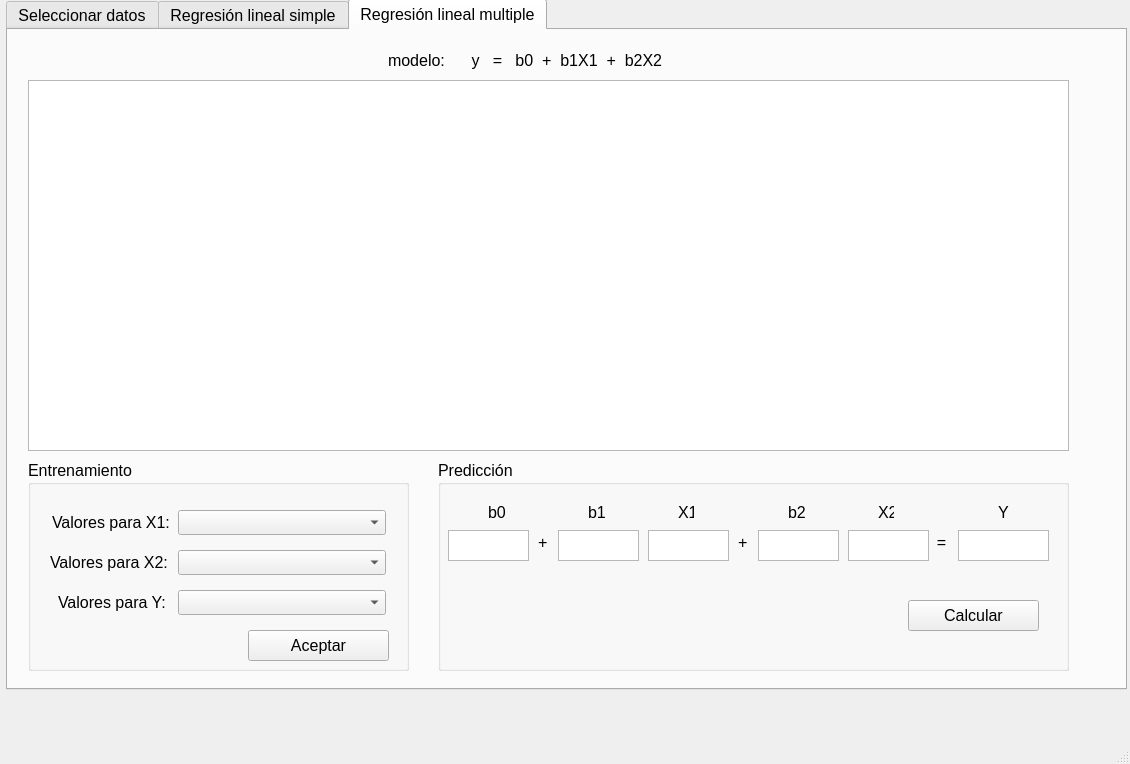
<?xml version="1.0" encoding="UTF-8"?>
<ui version="4.0">
 <class>MainWindow</class>
 <widget class="QMainWindow" name="MainWindow">
  <property name="geometry">
   <rect>
    <x>0</x>
    <y>0</y>
    <width>1130</width>
    <height>764</height>
   </rect>
  </property>
  <property name="font">
   <font>
    <pointsize>14</pointsize>
   </font>
  </property>
  <property name="windowTitle">
   <string>Regresion Lineal</string>
  </property>
  <property name="autoFillBackground">
   <bool>false</bool>
  </property>
  <widget class="QWidget" name="centralwidget">
   <widget class="QTabWidget" name="tabWidget">
    <property name="geometry">
     <rect>
      <x>6</x>
      <y>-1</y>
      <width>1121</width>
      <height>691</height>
     </rect>
    </property>
    <property name="font">
     <font>
      <pointsize>12</pointsize>
     </font>
    </property>
    <property name="currentIndex">
     <number>2</number>
    </property>
    <widget class="QWidget" name="tabSelecionarDatos">
     <attribute name="title">
      <string>Seleccionar datos</string>
     </attribute>
     <widget class="QPushButton" name="btnCargarDatos">
      <property name="geometry">
       <rect>
        <x>20</x>
        <y>12</y>
        <width>231</width>
        <height>31</height>
       </rect>
      </property>
      <property name="text">
       <string>CARGAR ARCHIVO CSV</string>
      </property>
     </widget>
     <widget class="QTableWidget" name="tblDatos">
      <property name="geometry">
       <rect>
        <x>20</x>
        <y>50</y>
        <width>1051</width>
        <height>371</height>
       </rect>
      </property>
     </widget>
     <widget class="QPushButton" name="btnGraficar">
      <property name="geometry">
       <rect>
        <x>924</x>
        <y>522</y>
        <width>151</width>
        <height>31</height>
       </rect>
      </property>
      <property name="text">
       <string>GRAFICAR XY</string>
      </property>
     </widget>
     <widget class="QTextEdit" name="txtResultados">
      <property name="geometry">
       <rect>
        <x>20</x>
        <y>470</y>
        <width>531</width>
        <height>181</height>
       </rect>
      </property>
     </widget>
     <widget class="QLabel" name="lbValoresX_3">
      <property name="geometry">
       <rect>
        <x>20</x>
        <y>440</y>
        <width>281</width>
        <height>20</height>
       </rect>
      </property>
      <property name="text">
       <string>Estadistica descriptiva para la columna:</string>
      </property>
     </widget>
     <widget class="QWidget" name="layoutWidget">
      <property name="geometry">
       <rect>
        <x>760</x>
        <y>450</y>
        <width>311</width>
        <height>61</height>
       </rect>
      </property>
      <layout class="QFormLayout" name="formLayout">
       <item row="0" column="0">
        <widget class="QLabel" name="lbValoresX">
         <property name="text">
          <string>Valores de X:</string>
         </property>
        </widget>
       </item>
       <item row="0" column="1">
        <widget class="QComboBox" name="cmbX"/>
       </item>
       <item row="1" column="0">
        <widget class="QLabel" name="lbValoresX_2">
         <property name="text">
          <string>Valores de Y:</string>
         </property>
        </widget>
       </item>
       <item row="1" column="1">
        <widget class="QComboBox" name="cmbY"/>
       </item>
      </layout>
     </widget>
     <widget class="QComboBox" name="cmbEstadistica">
      <property name="geometry">
       <rect>
        <x>300</x>
        <y>440</y>
        <width>181</width>
        <height>22</height>
       </rect>
      </property>
     </widget>
     <widget class="QPushButton" name="btnEstadistica">
      <property name="geometry">
       <rect>
        <x>490</x>
        <y>440</y>
        <width>61</width>
        <height>23</height>
       </rect>
      </property>
      <property name="text">
       <string>&gt;</string>
      </property>
     </widget>
    </widget>
    <widget class="QWidget" name="tabRegresionLinealSimple">
     <attribute name="title">
      <string>Regresión lineal simple</string>
     </attribute>
     <widget class="QTableWidget" name="tblDatos2">
      <property name="geometry">
       <rect>
        <x>20</x>
        <y>50</y>
        <width>1041</width>
        <height>371</height>
       </rect>
      </property>
     </widget>
     <widget class="QPushButton" name="btnGraficar_2">
      <property name="geometry">
       <rect>
        <x>1533</x>
        <y>981</y>
        <width>151</width>
        <height>31</height>
       </rect>
      </property>
      <property name="text">
       <string>GRAFICAR XY</string>
      </property>
     </widget>
     <widget class="QLabel" name="label">
      <property name="geometry">
       <rect>
        <x>380</x>
        <y>10</y>
        <width>291</width>
        <height>41</height>
       </rect>
      </property>
      <property name="text">
       <string>modelo:      y   =   b0  +  b1X</string>
      </property>
     </widget>
     <widget class="QGroupBox" name="groupBox">
      <property name="geometry">
       <rect>
        <x>20</x>
        <y>430</y>
        <width>381</width>
        <height>211</height>
       </rect>
      </property>
      <property name="title">
       <string>Entrenamiento</string>
      </property>
      <widget class="QPushButton" name="btnEntrenar">
       <property name="geometry">
        <rect>
         <x>220</x>
         <y>140</y>
         <width>141</width>
         <height>31</height>
        </rect>
       </property>
       <property name="text">
        <string>Aceptar</string>
       </property>
      </widget>
      <widget class="QLabel" name="lbValoresX_4">
       <property name="geometry">
        <rect>
         <x>34</x>
         <y>50</y>
         <width>111</width>
         <height>25</height>
        </rect>
       </property>
       <property name="text">
        <string>Valores para X:</string>
       </property>
      </widget>
      <widget class="QComboBox" name="cmbX2">
       <property name="geometry">
        <rect>
         <x>152</x>
         <y>50</y>
         <width>208</width>
         <height>25</height>
        </rect>
       </property>
      </widget>
      <widget class="QLabel" name="lbValoresX_5">
       <property name="geometry">
        <rect>
         <x>34</x>
         <y>90</y>
         <width>111</width>
         <height>25</height>
        </rect>
       </property>
       <property name="text">
        <string>Valores para Y:</string>
       </property>
      </widget>
      <widget class="QComboBox" name="cmbY2">
       <property name="geometry">
        <rect>
         <x>151</x>
         <y>90</y>
         <width>208</width>
         <height>25</height>
        </rect>
       </property>
      </widget>
     </widget>
     <widget class="QGroupBox" name="groupBox_2">
      <property name="geometry">
       <rect>
        <x>430</x>
        <y>430</y>
        <width>631</width>
        <height>211</height>
       </rect>
      </property>
      <property name="title">
       <string>Predicción</string>
      </property>
      <widget class="QPushButton" name="btnCalcular">
       <property name="geometry">
        <rect>
         <x>470</x>
         <y>140</y>
         <width>131</width>
         <height>31</height>
        </rect>
       </property>
       <property name="text">
        <string>Calcular</string>
       </property>
      </widget>
      <widget class="QLabel" name="lbValoresX_7">
       <property name="geometry">
        <rect>
         <x>530</x>
         <y>40</y>
         <width>21</width>
         <height>25</height>
        </rect>
       </property>
       <property name="text">
        <string>Y</string>
       </property>
      </widget>
      <widget class="QLabel" name="lbValoresX_8">
       <property name="geometry">
        <rect>
         <x>370</x>
         <y>40</y>
         <width>16</width>
         <height>25</height>
        </rect>
       </property>
       <property name="text">
        <string>X</string>
       </property>
      </widget>
      <widget class="QLabel" name="lbValoresX_9">
       <property name="geometry">
        <rect>
         <x>410</x>
         <y>70</y>
         <width>31</width>
         <height>25</height>
        </rect>
       </property>
       <property name="text">
        <string>  = </string>
       </property>
      </widget>
      <widget class="QLabel" name="lbValoresX_10">
       <property name="geometry">
        <rect>
         <x>190</x>
         <y>70</y>
         <width>16</width>
         <height>25</height>
        </rect>
       </property>
       <property name="text">
        <string>+</string>
       </property>
      </widget>
      <widget class="QLabel" name="lbValoresX_11">
       <property name="geometry">
        <rect>
         <x>265</x>
         <y>40</y>
         <width>21</width>
         <height>25</height>
        </rect>
       </property>
       <property name="text">
        <string>b1</string>
       </property>
      </widget>
      <widget class="QLabel" name="lbValoresX_12">
       <property name="geometry">
        <rect>
         <x>100</x>
         <y>40</y>
         <width>21</width>
         <height>25</height>
        </rect>
       </property>
       <property name="text">
        <string>b0</string>
       </property>
      </widget>
      <widget class="QPlainTextEdit" name="txtB0">
       <property name="geometry">
        <rect>
         <x>70</x>
         <y>70</y>
         <width>111</width>
         <height>31</height>
        </rect>
       </property>
       <property name="layoutDirection">
        <enum>Qt::LeftToRight</enum>
       </property>
       <property name="plainText">
        <string/>
       </property>
      </widget>
      <widget class="QPlainTextEdit" name="txtB1">
       <property name="geometry">
        <rect>
         <x>210</x>
         <y>70</y>
         <width>111</width>
         <height>31</height>
        </rect>
       </property>
       <property name="layoutDirection">
        <enum>Qt::LeftToRight</enum>
       </property>
       <property name="plainText">
        <string/>
       </property>
      </widget>
      <widget class="QPlainTextEdit" name="txtX">
       <property name="geometry">
        <rect>
         <x>330</x>
         <y>70</y>
         <width>71</width>
         <height>31</height>
        </rect>
       </property>
       <property name="layoutDirection">
        <enum>Qt::LeftToRight</enum>
       </property>
       <property name="plainText">
        <string/>
       </property>
      </widget>
      <widget class="QPlainTextEdit" name="txtY">
       <property name="geometry">
        <rect>
         <x>450</x>
         <y>70</y>
         <width>161</width>
         <height>31</height>
        </rect>
       </property>
       <property name="layoutDirection">
        <enum>Qt::LeftToRight</enum>
       </property>
       <property name="plainText">
        <string/>
       </property>
      </widget>
     </widget>
    </widget>
    <widget class="QWidget" name="tabREgresionLinealMultiple">
     <attribute name="title">
      <string>Regresión lineal multiple</string>
     </attribute>
     <widget class="QGroupBox" name="groupBox_3">
      <property name="geometry">
       <rect>
        <x>20</x>
        <y>430</y>
        <width>381</width>
        <height>211</height>
       </rect>
      </property>
      <property name="title">
       <string>Entrenamiento</string>
      </property>
      <widget class="QPushButton" name="btnEntrenarMultiple">
       <property name="geometry">
        <rect>
         <x>220</x>
         <y>170</y>
         <width>141</width>
         <height>31</height>
        </rect>
       </property>
       <property name="text">
        <string>Aceptar</string>
       </property>
      </widget>
      <widget class="QLabel" name="lbValoresX_28">
       <property name="geometry">
        <rect>
         <x>24</x>
         <y>50</y>
         <width>121</width>
         <height>25</height>
        </rect>
       </property>
       <property name="text">
        <string>Valores para X1:</string>
       </property>
      </widget>
      <widget class="QComboBox" name="cmbX3">
       <property name="geometry">
        <rect>
         <x>150</x>
         <y>50</y>
         <width>208</width>
         <height>25</height>
        </rect>
       </property>
      </widget>
      <widget class="QLabel" name="lbValoresX_29">
       <property name="geometry">
        <rect>
         <x>30</x>
         <y>130</y>
         <width>111</width>
         <height>25</height>
        </rect>
       </property>
       <property name="text">
        <string>Valores para Y:</string>
       </property>
      </widget>
      <widget class="QComboBox" name="cmbY3">
       <property name="geometry">
        <rect>
         <x>150</x>
         <y>130</y>
         <width>208</width>
         <height>25</height>
        </rect>
       </property>
      </widget>
      <widget class="QLabel" name="lbValoresX_39">
       <property name="geometry">
        <rect>
         <x>22</x>
         <y>90</y>
         <width>121</width>
         <height>25</height>
        </rect>
       </property>
       <property name="text">
        <string>Valores para X2:</string>
       </property>
      </widget>
      <widget class="QComboBox" name="cmbX3_2">
       <property name="geometry">
        <rect>
         <x>150</x>
         <y>90</y>
         <width>208</width>
         <height>25</height>
        </rect>
       </property>
      </widget>
     </widget>
     <widget class="QGroupBox" name="groupBox_4">
      <property name="geometry">
       <rect>
        <x>430</x>
        <y>430</y>
        <width>631</width>
        <height>211</height>
       </rect>
      </property>
      <property name="title">
       <string>Predicción</string>
      </property>
      <widget class="QPushButton" name="btnCalcularMultiple">
       <property name="geometry">
        <rect>
         <x>470</x>
         <y>140</y>
         <width>131</width>
         <height>31</height>
        </rect>
       </property>
       <property name="text">
        <string>Calcular</string>
       </property>
      </widget>
      <widget class="QLabel" name="lbValoresX_30">
       <property name="geometry">
        <rect>
         <x>560</x>
         <y>40</y>
         <width>21</width>
         <height>25</height>
        </rect>
       </property>
       <property name="text">
        <string>Y</string>
       </property>
      </widget>
      <widget class="QLabel" name="lbValoresX_31">
       <property name="geometry">
        <rect>
         <x>240</x>
         <y>40</y>
         <width>16</width>
         <height>25</height>
        </rect>
       </property>
       <property name="text">
        <string>X1</string>
       </property>
      </widget>
      <widget class="QLabel" name="lbValoresX_32">
       <property name="geometry">
        <rect>
         <x>490</x>
         <y>70</y>
         <width>31</width>
         <height>25</height>
        </rect>
       </property>
       <property name="text">
        <string>  = </string>
       </property>
      </widget>
      <widget class="QLabel" name="lbValoresX_33">
       <property name="geometry">
        <rect>
         <x>100</x>
         <y>70</y>
         <width>16</width>
         <height>25</height>
        </rect>
       </property>
       <property name="text">
        <string>+</string>
       </property>
      </widget>
      <widget class="QLabel" name="lbValoresX_34">
       <property name="geometry">
        <rect>
         <x>150</x>
         <y>40</y>
         <width>21</width>
         <height>25</height>
        </rect>
       </property>
       <property name="text">
        <string>b1</string>
       </property>
      </widget>
      <widget class="QLabel" name="lbValoresX_35">
       <property name="geometry">
        <rect>
         <x>50</x>
         <y>40</y>
         <width>21</width>
         <height>25</height>
        </rect>
       </property>
       <property name="text">
        <string>b0</string>
       </property>
      </widget>
      <widget class="QPlainTextEdit" name="txtB0m">
       <property name="geometry">
        <rect>
         <x>10</x>
         <y>70</y>
         <width>81</width>
         <height>31</height>
        </rect>
       </property>
       <property name="layoutDirection">
        <enum>Qt::LeftToRight</enum>
       </property>
       <property name="plainText">
        <string/>
       </property>
      </widget>
      <widget class="QPlainTextEdit" name="txtB1m">
       <property name="geometry">
        <rect>
         <x>120</x>
         <y>70</y>
         <width>81</width>
         <height>31</height>
        </rect>
       </property>
       <property name="layoutDirection">
        <enum>Qt::LeftToRight</enum>
       </property>
       <property name="plainText">
        <string/>
       </property>
      </widget>
      <widget class="QPlainTextEdit" name="txtX1m">
       <property name="geometry">
        <rect>
         <x>210</x>
         <y>70</y>
         <width>81</width>
         <height>31</height>
        </rect>
       </property>
       <property name="layoutDirection">
        <enum>Qt::LeftToRight</enum>
       </property>
       <property name="plainText">
        <string/>
       </property>
      </widget>
      <widget class="QPlainTextEdit" name="txtYm">
       <property name="geometry">
        <rect>
         <x>520</x>
         <y>70</y>
         <width>91</width>
         <height>31</height>
        </rect>
       </property>
       <property name="layoutDirection">
        <enum>Qt::LeftToRight</enum>
       </property>
       <property name="plainText">
        <string/>
       </property>
      </widget>
      <widget class="QLabel" name="lbValoresX_36">
       <property name="geometry">
        <rect>
         <x>300</x>
         <y>70</y>
         <width>16</width>
         <height>25</height>
        </rect>
       </property>
       <property name="text">
        <string>+</string>
       </property>
      </widget>
      <widget class="QLabel" name="lbValoresX_37">
       <property name="geometry">
        <rect>
         <x>440</x>
         <y>40</y>
         <width>16</width>
         <height>25</height>
        </rect>
       </property>
       <property name="text">
        <string>X2</string>
       </property>
      </widget>
      <widget class="QPlainTextEdit" name="txtB2m">
       <property name="geometry">
        <rect>
         <x>320</x>
         <y>70</y>
         <width>81</width>
         <height>31</height>
        </rect>
       </property>
       <property name="layoutDirection">
        <enum>Qt::LeftToRight</enum>
       </property>
       <property name="plainText">
        <string/>
       </property>
      </widget>
      <widget class="QPlainTextEdit" name="txtX2m">
       <property name="geometry">
        <rect>
         <x>410</x>
         <y>70</y>
         <width>81</width>
         <height>31</height>
        </rect>
       </property>
       <property name="layoutDirection">
        <enum>Qt::LeftToRight</enum>
       </property>
       <property name="plainText">
        <string/>
       </property>
      </widget>
      <widget class="QLabel" name="lbValoresX_38">
       <property name="geometry">
        <rect>
         <x>350</x>
         <y>40</y>
         <width>21</width>
         <height>25</height>
        </rect>
       </property>
       <property name="text">
        <string>b2</string>
       </property>
      </widget>
     </widget>
     <widget class="QTableWidget" name="tblDatos3">
      <property name="geometry">
       <rect>
        <x>20</x>
        <y>50</y>
        <width>1041</width>
        <height>371</height>
       </rect>
      </property>
     </widget>
     <widget class="QLabel" name="label_2">
      <property name="geometry">
       <rect>
        <x>380</x>
        <y>10</y>
        <width>331</width>
        <height>41</height>
       </rect>
      </property>
      <property name="text">
       <string>modelo:      y   =   b0  +  b1X1  +  b2X2</string>
      </property>
     </widget>
    </widget>
   </widget>
  </widget>
  <widget class="QStatusBar" name="statusbar"/>
 </widget>
 <resources/>
 <connections/>
</ui>
